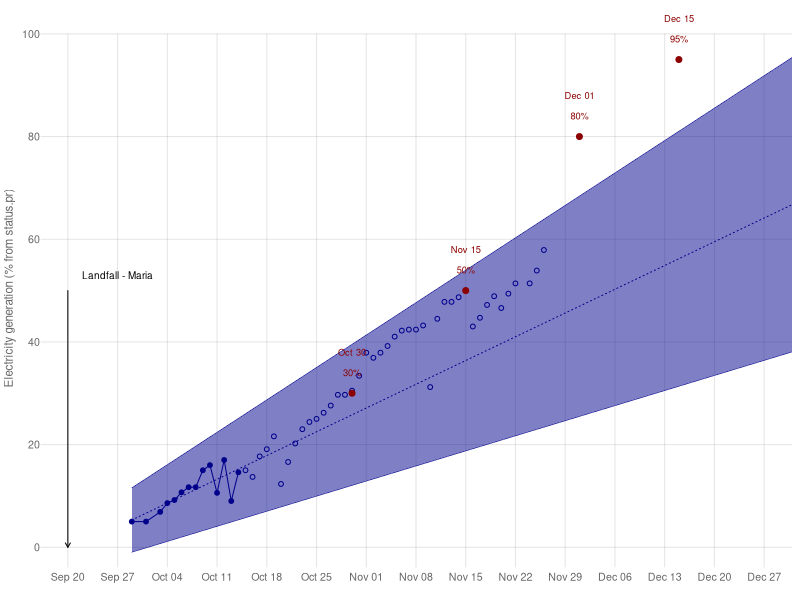

Recreate this plot in R.
library(data.table)
library(dplyr)
library(lubridate)
library(stringr)

### dates for plot
x.dates = seq(ymd('2017-09-20'), ymd('2018-01-01'), by='weeks')

### reported data
elec = fread('data/StatusPR.csv') %>%
  mutate(
    yr = '2017',
    date = ymd(paste(yr, Month, Day, sep='-'))) %>%
  arrange(date) %>%
  filter(Resource == 'Electricity')

### targets from Oct 14
targets = data.table(
  date = ymd(c('2017-10-30', '2017-11-15', '2017-12-01', '2017-12-15')),#, '2018-01-31')),
  target = c(30, 50, 80, 95),#, 75),
  col = c(rep('darkred', 4)))#, 'darkorange'))

### model expectation on Oct 14
initial.model <- lm(Value ~ date, filter(elec, date <= ymd('2017-10-14')))
#summary(initial.model)
model.coeff = summary(initial.model)$coefficients['date', c('Estimate', 'Std. Error')]
model.coeff[1] - qnorm(0.975) * model.coeff[2]
model.coeff[1] + qnorm(0.975) * model.coeff[2]
initial.preds = predict.lm(initial.model, 
  newdata=data.table(date=c(min(elec$date), ymd('2017-12-31'))),
  se.fit=T, interval='prediction')$fit %>%
  as.data.frame() %>%
  mutate(date = c(min(elec$date), ymd('2017-12-31')))

### plot
plot.elec = function() {
png('figs/Electricity.png', 5, 3, units='in', res=360)
par(mar=c(2, 2.5, 0.5, 0.5), cex=0.8)
plot(x.dates, rep(1, length(x.dates)),
  ylim=c(0, 101),
  type='n', 
  axes=F, xlab='', ylab='')
abline(h=seq(0, 100, by=20), col=adjustcolor('darkgrey', 0.3))
for (x.date in x.dates) {
  lines(rep(x.date, 2), c(-4, 100), col=adjustcolor('darkgrey', 0.3))
}
lines(filter(elec, date <= ymd('2017-10-14')) %>% select(date, Value), 
  col='darkblue')
points(filter(elec, date <= ymd('2017-10-14')) %>% select(date, Value), 
  col='darkblue', pch=19, cex=0.8)
points(filter(elec, ymd('2017-10-14') < date) %>% select(date, Value), 
  col='darkblue', pch=1, cex=0.8)

# prediction
polygon(c(initial.preds$date, rev(initial.preds$date)),
  c(initial.preds$upr, rev(initial.preds$lwr)), 
  border=F, col=adjustcolor('darkblue', 0.5))
lines(select(initial.preds, date, fit), col='darkblue', lty=3)
lines(select(initial.preds, date, lwr), col='darkblue', lty=1, lwd=0.5)
lines(select(initial.preds, date, upr), col='darkblue', lty=1, lwd=0.5)

# targets
points(targets$date, targets$target, col=targets$col, pch=19)
text(targets$date, targets$target+8, labels=format(targets$date, '%b %d'), 
  col=targets$col, pch=19, cex=0.7)
text(targets$date, targets$target+4, labels=paste0(targets$target, '%'), 
  col=targets$col, pch=19, cex=0.7)

# landfall
arrows(ymd('2017-09-20'), 50, ymd('2017-09-20'), 0, length=0.05)
text(ymd('2017-09-27'), 53, 'Landfall - Maria', cex=0.75)

# dressing
axis.Date(1, at=x.dates, format="%b %d", col='white', 
  mgp=c(3, 0, 0), col.axis='grey40', cex.axis=0.8)
axis(2, at=seq(0, 100, by=20), las=1, col='white', 
  mgp=c(3, 0, 0), col.axis='grey40', cex.axis=0.8)
mtext('Electricity generation (% from status.pr)', 2, line=1.5, col='grey40', cex=0.7)
dev.off()
}
plot.elec()
